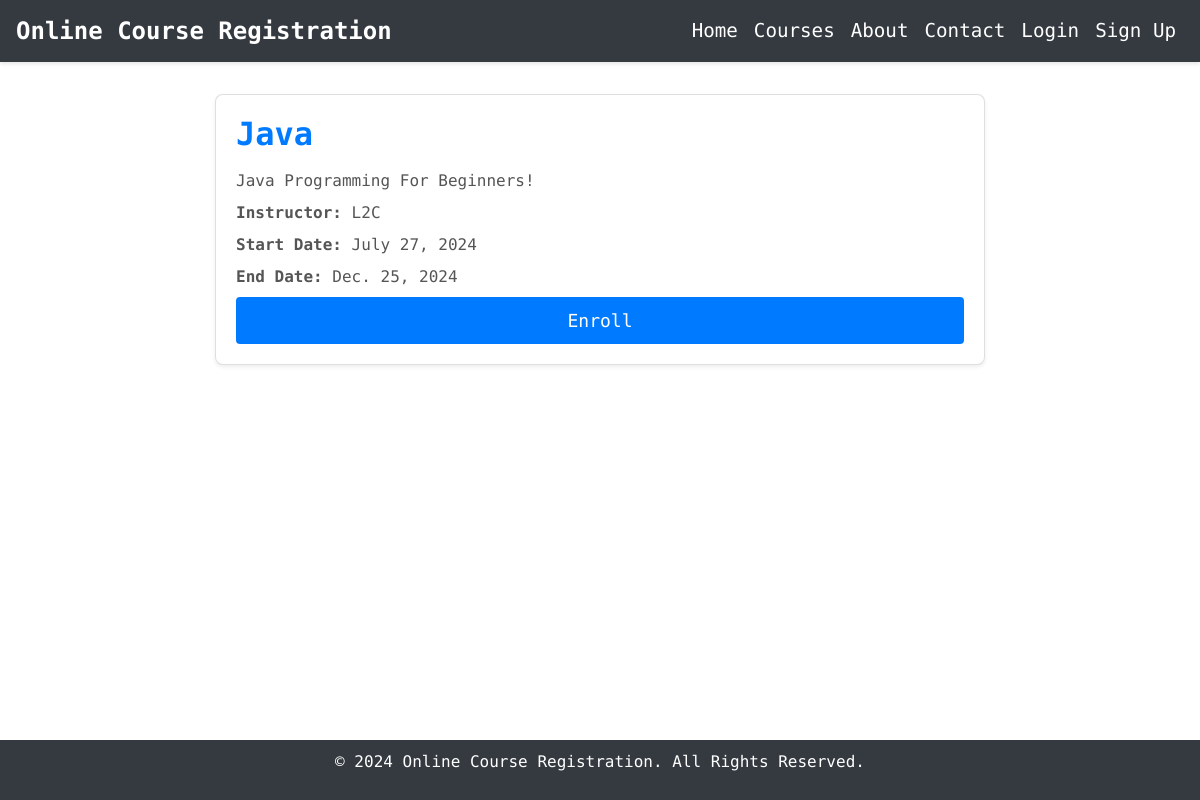
The app's page /course/1/ (signed in) with its own data.
### courses/models.py (models this page shows, shortened)
class Course(models.Model):
    title = models.CharField(max_length=200)
    description = models.TextField()
    start_date = models.DateField()
    end_date = models.DateField()
    instructor = models.CharField(max_length=100)

### courses/views.py (the view)
# urls.py: path('course/<int:pk>/', views.course_detail, name='course_detail'),
@login_required
def course_detail(request, pk):
    course = get_object_or_404(Course, pk=pk)
    if request.method == 'POST':
        Enrollment.objects.create(user=request.user, course=course)
        return redirect('course_list')
    return render(request, 'courses/course_detail.html', {'course': course})

### courses/templates/courses/course_detail.html (shortened to what this page needs)
{% extends 'base_generic.html' %}
{% block content %}
<div class="container course-detail-container">
    <div class="card shadow-sm course-detail-card">
        <div class="card-body">
            <h2 class="card-title course-detail-title">{{ course.title }}</h2>
            <p class="card-text course-detail-text">{{ course.description }}</p>
            <p class="card-text course-detail-text"><span class="course-detail-strong">Instructor:</span> {{ course.instructor }}</p>
            <p class="card-text course-detail-text"><span class="course-detail-strong">Start Date:</span> {{ course.start_date }}</p>
            <p class="card-text course-detail-text"><span class="course-detail-strong">End Date:</span> {{ course.end_date }}</p>
            <form method="post">
                <button type="submit" class="btn btn-primary btn-enroll">Enroll</button>
            </form>
        </div>
    </div>
</div>
{% endblock %}

### courses/templates/base_generic.html (style rules this page uses)
body { font-family: "Ubuntu Sans Mono", monospace; font-style: normal; }

### courses/templates/courses/course_detail.html (style rules this page uses)
.course-detail-container { margin-top: 2rem; margin-bottom: 2rem; max-width: 800px; margin-left: auto; margin-right: auto; }
.course-detail-card { transition: transform 0.3s, box-shadow 0.3s; border-radius: 8px; }
.course-detail-title { font-size: 2rem; font-weight: bold; color: #007bff; margin-bottom: 1rem; }
.course-detail-text { font-size: 1rem; color: #555; margin-bottom: 0.5rem; }
.course-detail-strong { font-weight: bold; }
.btn-enroll { width: 100%; padding: 10px; font-size: 18px; background-color: #007bff; color: white; border: none; }

### records on screen
Course: title "Java", description "Java Programming For Beginners!", instructor "L2C", start_date "July 27, 2024", end_date "Dec. 25, 2024"
